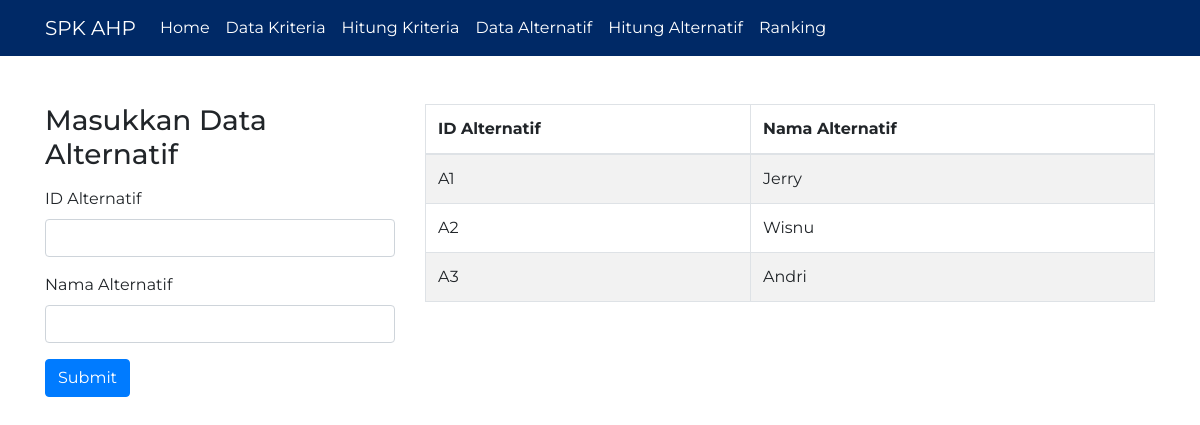
Screenshot of /data_alternatif.php with the database file from the repository.
### tables this page shows
CREATE TABLE `alternatif` (
  `id` varchar(3) NOT NULL,
  `nama` varchar(50) DEFAULT NULL,
  `hasil_akhir` float DEFAULT NULL
);

### data_alternatif.php (the view)
<?php
include 'header/header.php';
?>
<div class="row">
    <div class="col-lg-4">
        <h3 class="mb-3">Masukkan Data Alternatif</h1>
            <form action="input_alternatif.php" method="POST">
                <div class="form-group">
                    <label for="idAlternatif">ID Alternatif</label>
                    <input type="text" class="form-control" name="idAlternatif" id="idAlternatif" autocomplete="off">
                </div>
                <div class="form-group">
                    <label for="namaAlternatif">Nama Alternatif</label>
                    <input type="text" class="form-control" name="namaAlternatif" id="namaAlternatif" autocomplete="off">
                </div>
                <button type="submit" class="btn btn-primary">Submit</button>
            </form>
    </div>
    <div class="col-lg-8">
        <table class="table table-striped table-bordered table-hover">
            <thead>
                <th>ID Alternatif</th>
                <th>Nama Alternatif</th>
            </thead>
            <tbody>
                <?php
                include 'koneksi/koneksi.php';
                $query = mysqli_query($koneksi, "SELECT * FROM alternatif");
                while ($res = mysqli_fetch_assoc($query)) : ?>
                    <tr>
                        <td><?= $res['id'] ?></td>
                        <td><?= $res['nama'] ?></td>
                    </tr>
                <?php
                endwhile;
                ?>
            </tbody>
        </table>
    </div>
</div>
<?php
include 'footer/footer.php';
?>

### asset/css/style.css (style rules this page uses)
* { font-family: "Montserrat", sans-serif; }

### rows the page displays
alternatif: id "A1", nama "Jerry"
alternatif: id "A2", nama "Wisnu"
alternatif: id "A3", nama "Andri"
